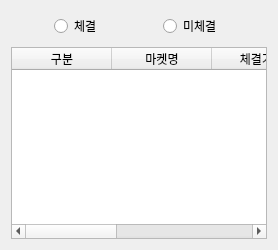
           <widget class="QWidget" name="tab_4">
            <attribute name="title">
             <string>거래내역</string>
            </attribute>
            <layout class="QVBoxLayout" name="verticalLayout_4">
             <item>
              <layout class="QHBoxLayout" name="horizontalLayout_23">
               <item>
                <widget class="QRadioButton" name="radioButton_reflash_2">
                 <property name="minimumSize">
                  <size>
                   <width>60</width>
                   <height>30</height>
                  </size>
                 </property>
                 <property name="maximumSize">
                  <size>
                   <width>60</width>
                   <height>30</height>
                  </size>
                 </property>
                 <property name="text">
                  <string>체결</string>
                 </property>
                </widget>
               </item>
               <item>
                <widget class="QRadioButton" name="radioButton_reflash_3">
                 <property name="minimumSize">
                  <size>
                   <width>60</width>
                   <height>30</height>
                  </size>
                 </property>
                 <property name="maximumSize">
                  <size>
                   <width>60</width>
                   <height>30</height>
                  </size>
                 </property>
                 <property name="text">
                  <string>미체결</string>
                 </property>
                </widget>
               </item>
              </layout>
             </item>
             <item>
              <widget class="QTableWidget" name="tableWidget">
               <column>
                <property name="text">
                 <string>구분</string>
                </property>
               </column>
               <column>
                <property name="text">
                 <string>마켓명</string>
                </property>
               </column>
               <column>
                <property name="text">
                 <string>체결가격</string>
                </property>
               </column>
               <column>
                <property name="text">
                 <string>채결수량</string>
                </property>
               </column>
               <column>
                <property name="text">
                 <string>체결금액</string>
                </property>
               </column>
              </widget>
             </item>
            </layout>
           </widget>
